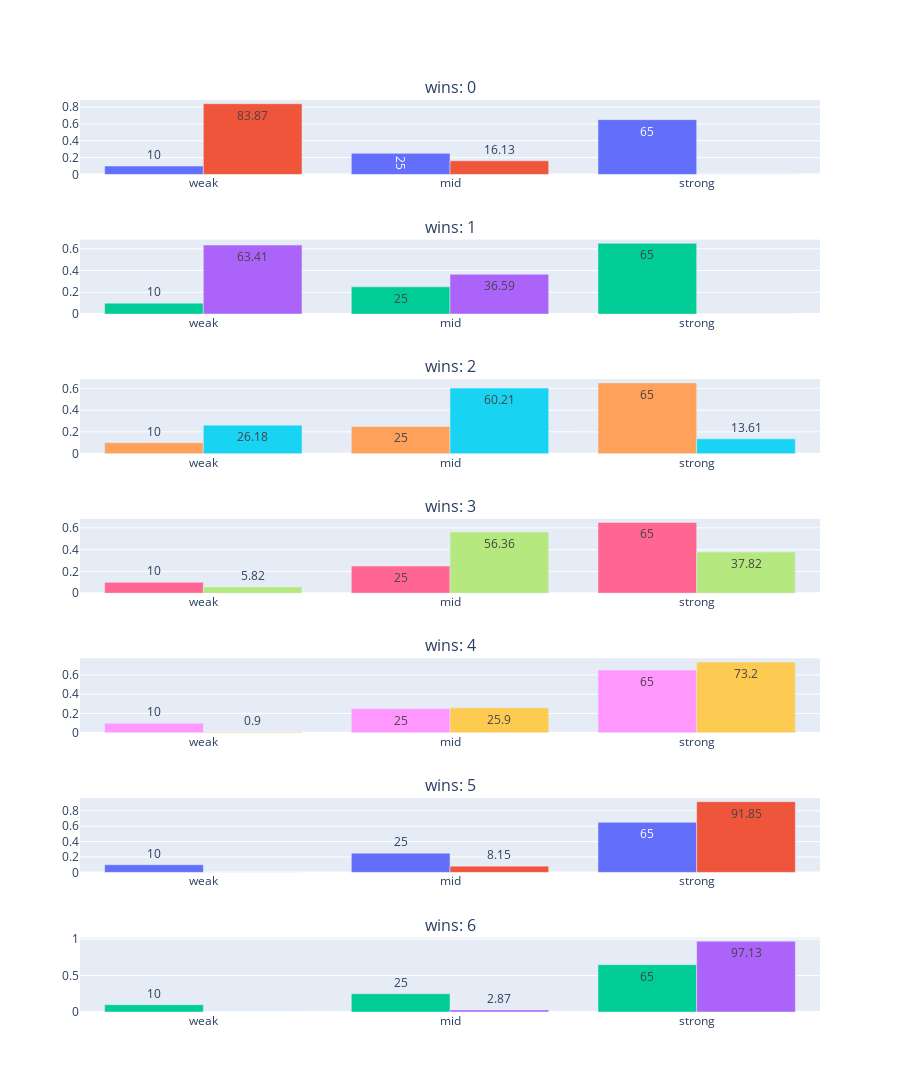

Notebook source saved alongside this figure:
### Code cell
fig = make_subplots(rows=7, cols=1, subplot_titles=[f'wins: {n}' for n in range(7)])
for i in range(7):
    prior_bar, posterior_bar = update_on_n_wins(i)
    fig.add_trace(prior_bar, row=i+1, col=1)
    fig.add_trace(posterior_bar, row=i+1, col=1)

fig.update_layout(height=7*250, showlegend=False)
fig.show()

### Figure 1 — Plotly figure (JSON) as saved in the notebook; plotly's stock layout.template omitted (floating-point values rounded to 4 significant figures)
{"data": [{"name": "prior", "text": [10, 25, 65], "type": "bar", "x": ["weak", "mid", "strong"], "xaxis": "x", "y": [0.1, 0.25, 0.65], "yaxis": "y"}, {"name": "posterior", "text": [83.87, 16.13, 0], "type": "bar", "x": ["weak", "mid", "strong"], "xaxis": "x", "y": [0.8387, 0.1613, 0], "yaxis": "y"}, {"name": "prior", "text": [10, 25, 65], "type": "bar", "x": ["weak", "mid", "strong"], "xaxis": "x2", "y": [0.1, 0.25, 0.65], "yaxis": "y2"}, {"name": "posterior", "text": [63.41, 36.59, 0], "type": "bar", "x": ["weak", "mid", "strong"], "xaxis": "x2", "y": [0.6341, 0.3659, 0], "yaxis": "y2"}, {"name": "prior", "text": [10, 25, 65], "type": "bar", "x": ["weak", "mid", "strong"], "xaxis": "x3", "y": [0.1, 0.25, 0.65], "yaxis": "y3"}, {"name": "posterior", "text": [26.18, 60.21, 13.61], "type": "bar", "x": ["weak", "mid", "strong"], "xaxis": "x3", "y": [0.2618, 0.6021, 0.1361], "yaxis": "y3"}, {"name": "prior", "text": [10, 25, 65], "type": "bar", "x": ["weak", "mid", "strong"], "xaxis": "x4", "y": [0.1, 0.25, 0.65], "yaxis": "y4"}, {"name": "posterior", "text": [5.82, 56.36, 37.82], "type": "bar", "x": ["weak", "mid", "strong"], "xaxis": "x4", "y": [0.05818, 0.5636, 0.3782], "yaxis": "y4"}, {"name": "prior", "text": [10, 25, 65], "type": "bar", "x": ["weak", "mid", "strong"], "xaxis": "x5", "y": [0.1, 0.25, 0.65], "yaxis": "y5"}, {"name": "posterior", "text": [0.9, 25.9, 73.2], "type": "bar", "x": ["weak", "mid", "strong"], "xaxis": "x5", "y": [0.009009, 0.259, 0.732], "yaxis": "y5"}, {"name": "prior", "text": [10, 25, 65], "type": "bar", "x": ["weak", "mid", "strong"], "xaxis": "x6", "y": [0.1, 0.25, 0.65], "yaxis": "y6"}, {"name": "posterior", "text": [0, 8.15, 91.85], "type": "bar", "x": ["weak", "mid", "strong"], "xaxis": "x6", "y": [0, 0.08152, 0.9185], "yaxis": "y6"}, {"name": "prior", "text": [10, 25, 65], "type": "bar", "x": ["weak", "mid", "strong"], "xaxis": "x7", "y": [0.1, 0.25, 0.65], "yaxis": "y7"}, {"name": "posterior", "text": [0, 2.87, 97.13], "type": "bar", "x": ["weak", "mid", "strong"], "xaxis": "x7", "y": [0, 0.02874, 0.9713], "yaxis": "y7"}], "layout": {"annotations": [{"font": {"size": 16}, "showarrow": false, "text": "wins: 0", "x": 0.5, "xanchor": "center", "xref": "paper", "y": 1.0, "yanchor": "bottom", "yref": "paper"}, {"font": {"size": 16}, "showarrow": false, "text": "wins: 1", "x": 0.5, "xanchor": "center", "xref": "paper", "y": 0.8469, "yanchor": "bottom", "yref": "paper"}, {"font": {"size": 16}, "showarrow": false, "text": "wins: 2", "x": 0.5, "xanchor": "center", "xref": "paper", "y": 0.6939, "yanchor": "bottom", "yref": "paper"}, {"font": {"size": 16}, "showarrow": false, "text": "wins: 3", "x": 0.5, "xanchor": "center", "xref": "paper", "y": 0.5408, "yanchor": "bottom", "yref": "paper"}, {"font": {"size": 16}, "showarrow": false, "text": "wins: 4", "x": 0.5, "xanchor": "center", "xref": "paper", "y": 0.3878, "yanchor": "bottom", "yref": "paper"}, {"font": {"size": 16}, "showarrow": false, "text": "wins: 5", "x": 0.5, "xanchor": "center", "xref": "paper", "y": 0.2347, "yanchor": "bottom", "yref": "paper"}, {"font": {"size": 16}, "showarrow": false, "text": "wins: 6", "x": 0.5, "xanchor": "center", "xref": "paper", "y": 0.08163, "yanchor": "bottom", "yref": "paper"}], "height": 1750, "showlegend": false, "xaxis": {"anchor": "y", "domain": [0, 1]}, "xaxis2": {"anchor": "y2", "domain": [0, 1]}, "xaxis3": {"anchor": "y3", "domain": [0, 1]}, "xaxis4": {"anchor": "y4", "domain": [0, 1]}, "xaxis5": {"anchor": "y5", "domain": [0, 1]}, "xaxis6": {"anchor": "y6", "domain": [0, 1]}, "xaxis7": {"anchor": "y7", "domain": [0, 1]}, "yaxis": {"anchor": "x", "domain": [0.9184, 1.0]}, "yaxis2": {"anchor": "x2", "domain": [0.7653, 0.8469]}, "yaxis3": {"anchor": "x3", "domain": [0.6122, 0.6939]}, "yaxis4": {"anchor": "x4", "domain": [0.4592, 0.5408]}, "yaxis5": {"anchor": "x5", "domain": [0.3061, 0.3878]}, "yaxis6": {"anchor": "x6", "domain": [0.1531, 0.2347]}, "yaxis7": {"anchor": "x7", "domain": [0, 0.08163]}}}
